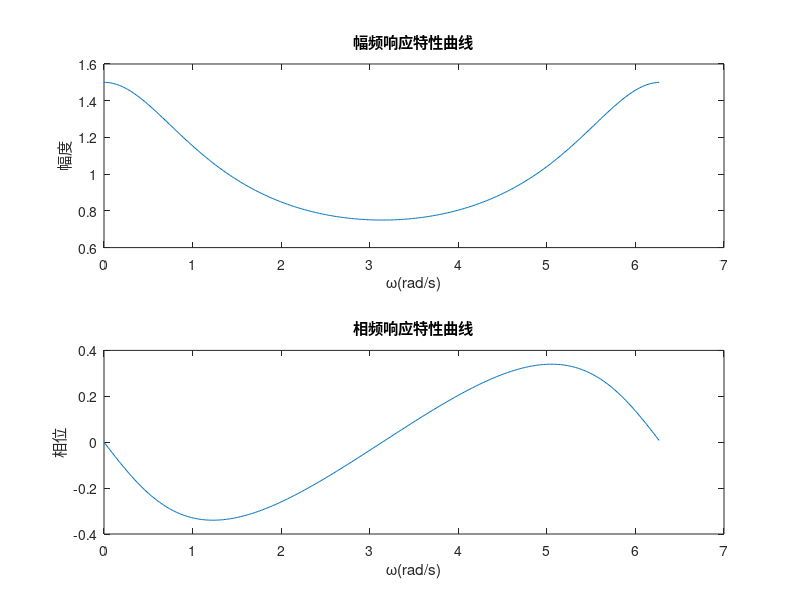

Reproduce this figure in MATLAB.
a=[1 -1/3];
b=[1 0];
[H,w]=freqz(b,a,400,'whole');
Hm=abs(H);
Hp=angle(H);
subplot(211);
plot(w,Hm);
xlabel('\omega(rad/s)');ylabel('幅度');
title('幅频响应特性曲线');
subplot(212);plot(w,Hp);
xlabel('\omega(rad/s)');ylabel('相位');
title( '相频响应特性曲线');